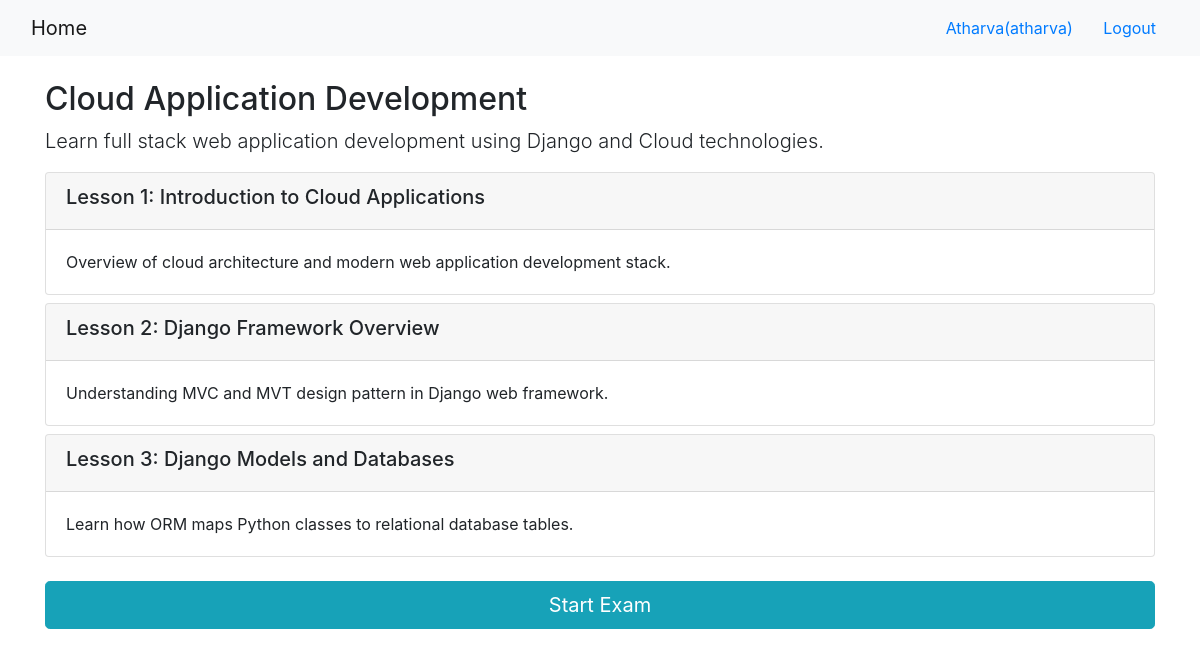
The app's page /onlinecourse/1/ (signed in) with its own data.
### onlinecourse/models.py (models this page shows, shortened)
class Course(models.Model):
    name = models.CharField(null=False, max_length=30, default='online course')
    image = models.ImageField(upload_to='course_images/', blank=True, null=True)
    description = models.CharField(max_length=1000)
    pub_date = models.DateField(null=True)
    instructors = models.ManyToManyField(Instructor)
    users = models.ManyToManyField(settings.AUTH_USER_MODEL, through='Enrollment')
    total_enrollment = models.IntegerField(default=0)
    is_enrolled = False

class Lesson(models.Model):
    title = models.CharField(max_length=200, default="title")
    order = models.IntegerField(default=0)
    course = models.ForeignKey(Course, on_delete=models.CASCADE)
    content = models.TextField()

### onlinecourse/views.py (the view)
# urls.py: path('<int:pk>/', views.CourseDetailView.as_view(), name='course_details'),
class CourseDetailView(generic.DetailView):
    model = Course
    template_name = 'onlinecourse/course_detail_bootstrap.html'

### onlinecourse/templates/onlinecourse/course_detail_bootstrap.html (shortened to what this page needs)
<!DOCTYPE html>
<html lang="en">
<head>
    {% load static %}
    <link rel="stylesheet" href="https://maxcdn.bootstrapcdn.com/bootstrap/4.5.2/css/bootstrap.min.css">
</head>
<body>
<nav class="navbar navbar-light bg-light">
    <div class="container-fluid">
        <div class="navbar-header">
            <a class="navbar-brand" href="{% url 'onlinecourse:index' %}">Home</a>
        </div>
        <ul class="nav navbar-nav navbar-right">
            {% if user.is_authenticated %}
                <li>
                    <a class="btn btn-link" href="#">{{ user.first_name }}({{ user.username }})</a>
                    <a class="btn btn-link" href="{% url 'onlinecourse:logout' %}">Logout</a>
                </li>
            {% endif %}
        </ul>
    </div>
</nav>
<div class="container mt-4">
    <h2>{{ course.name }}</h2>
    <p class="lead">{{ course.description }}</p>
    <div class="card-columns-vertical">
        {% for lesson in course.lesson_set.all %}
            <div class="card mt-2">
                <div class="card-header"><h5>Lesson {{ lesson.order|add:1 }}: {{ lesson.title }}</h5></div>
                <div class="card-body">{{ lesson.content }}</div>
            </div>
        {% endfor %}
    </div>
    {% if user.is_authenticated %}
        <div class="mt-4 mb-4">
            <button type="button" class="btn btn-info btn-lg btn-block" data-toggle="collapse" data-target="#exam">
                Start Exam
            </button>
        </div>
    {% else %}
        <div class="alert alert-warning mt-3">
            Please <a href="{% url 'onlinecourse:login' %}">login</a> or <a href="{% url 'onlinecourse:registration' %}">sign up</a> to enroll and take the exam.
        </div>
    {% endif %}
</div>
</body>
</html>

### records on screen
Course: name "Cloud Application Development", description "Learn full stack web application development using Django and Cloud technologies."
Lesson: order|add "1", title "Introduction to Cloud Applications", content "Overview of cloud architecture and modern web application development stack."
Lesson: order|add "2", title "Django Framework Overview", content "Understanding MVC and MVT design pattern in Django web framework."
Lesson: order|add "3", title "Django Models and Databases", content "Learn how ORM maps Python classes to relational database tables."

### other values on screen
{{ user.first_name }} "Atharva"
{{ user.username }} "atharva"
